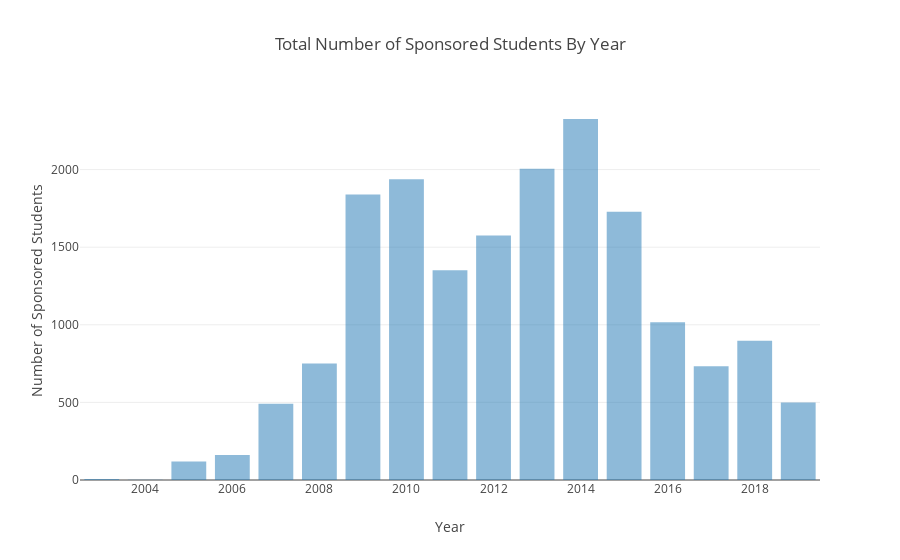

The notebook cell this image was saved under:
### Code cell
years_df = response_df.groupby('year').students_count.sum().sort_index()

traces = []
traces.append(go.Bar(
        x=years_df.index.values,
        y=years_df.values,
        name='Sponsored Student Count',
        opacity = 0.5))


layout = dict(
    title = 'Total Number of Sponsored Students By Year',
    xaxis = dict(title = 'Year'),
    
    yaxis = dict(
        title = 'Number of Sponsored Students',
        #range = [0, 250]
    ),
    
    legend=dict(
        x=0.3,
        y=1.1,
        traceorder='normal',
        font=dict(
            family='sans-serif',
            size=12,
            color='#000'
        ),
        orientation="h"
    )
,
)

fig = dict(data=traces, layout=layout)
iplot(fig)

### Figure 1 — Plotly figure (JSON) as saved in the notebook; plotly's stock layout.template omitted (floating-point values rounded to 4 significant figures)
{"data": [{"name": "Sponsored Student Count", "opacity": 0.5, "type": "bar", "uid": "0ac8d7ff-0dcf-4f50-81d3-01916dd90e97", "x": [2003, 2004, 2005, 2006, 2007, 2008, 2009, 2010, 2011, 2012, 2013, 2014, 2015, 2016, 2017, 2018, 2019], "y": [7, 2, 119, 161, 491, 750, 1839, 1938, 1351, 1575, 2005, 2326, 1729, 1016, 733, 897, 500]}], "layout": {"legend": {"font": {"color": "#000", "family": "sans-serif", "size": 12}, "orientation": "h", "traceorder": "normal", "x": 0.3, "y": 1.1}, "title": {"text": "Total Number of Sponsored Students By Year"}, "xaxis": {"title": {"text": "Year"}}, "yaxis": {"title": {"text": "Number of Sponsored Students"}}}}
